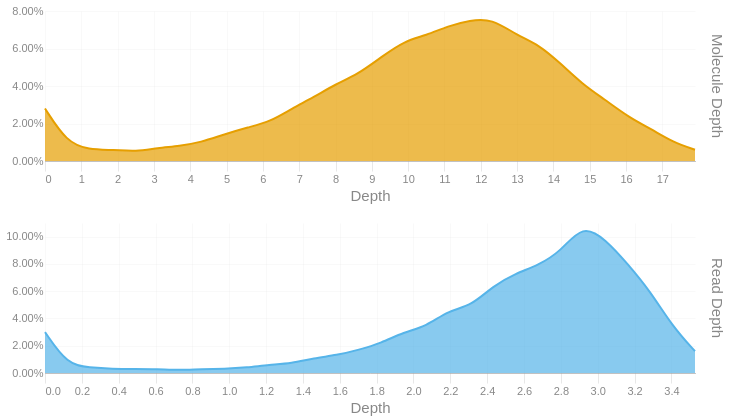

The cell this chart's notebook holds for it:
### Code cell
readdep = depth_hist(tb['Read Depth'], q99, 3)
readdep = readdep.with_columns(pl.lit('Read Depth').alias('Metric'))
if not SKIPLR:
    moldep = depth_hist(tb['Molecule Depth'], mol_q99, 1)
    moldep = moldep.with_columns(pl.lit('Molecule Depth').alias('Metric'))
    _hist = pl.concat([readdep, moldep])
    _hist = _hist.filter(pl.col('Proportion') != 0)
    with SafeRender(_hist):
        (
            alt.Chart(_hist)        
            .mark_area(interpolate = "basis")
            .encode(
                x=alt.X('Bin:Q').scale(domainMin=0).axis(alt.Axis(title='Depth')),
                y = alt.Y('Proportion:Q', title = None).axis(format = '.2%'),
                color = alt.Color('Metric:N').legend(None),
                row = alt.Row("Metric:N").header(title = None, labelOrient = 'right'),
                tooltip = [
                    alt.Tooltip("Metric:N", title = "Metric"),
                    alt.Tooltip('Interval:N', title = "Depth Interval"),
                    alt.Tooltip('Proportion:Q', title = "% Alignments").format('.2%')
                ]
            )
            .resolve_scale(x='independent', y='independent')
            .properties(
                height = 150, width = 650,
                usermeta={'embedOptions': {'downloadFileName': f'{samplename}.depth.hist'}}
            )
        ).display()
else:
    readdep = readdep.filter(pl.col('Proportion') != 0)
    with SafeRender(readdep):
        (
            alt.Chart(readdep)        
            .mark_area(interpolate = "basis")
            .encode(
                x=alt.X('Bin:Q').scale(domainMin=0).axis(alt.Axis(title='Depth')),
                y = alt.Y('Proportion:Q', title = None).axis(format = '.2%'),
                tooltip = [
                    alt.Tooltip('Interval:N', title = "Depth Interval"),
                    alt.Tooltip('Proportion:Q', title = "% Alignments").format('.2%')
                ]
            )
            .properties(
                usermeta={'embedOptions': {'downloadFileName': f'{samplename}.depth.hist'}}
            )
        ).display()

### Figure 1 — Vega-Lite specification as saved in the notebook (floating-point values rounded to 4 significant figures)
{"width": 650, "height": 150, "config": {"title": {"anchor": "start", "dy": -15, "fontSize": 18, "color": "#888888", "subtitleColor": "#888888", "subtitleFontSize": 14}, "arc": {"fill": "#0072B2"}, "axis": {"domainColor": "#888888", "domainWidth": 0.5, "gridWidth": 0.2, "grid": false, "titleFontWeight": 400, "titleFontSize": 15, "labelFontSize": 11, "labelColor": "#888888", "tickColor": "#888888", "tickWidth": 0.2, "titleColor": "#888888"}, "axisBand": {"grid": false}, "axisX": {"grid": true, "tickSize": 10, "domainCap": "round"}, "axisY": {"domain": false, "grid": true, "tickSize": 0, "domainCap": "round"}, "background": "transparent", "header": {"labelFontSize": 15, "labelColor": "#888888", "titleFontSize": 15, "titleFontWeight": 600, "titleColor": "#888888"}, "legend": {"labelFont": "sans-serif", "labelFontSize": 12, "labelColor": "#888888", "symbolSize": 100, "symbolType": "circle", "titleFontSize": 12, "titlePadding": 10, "titleColor": "#888888", "title": null}, "range": {"category": ["#E69F00", "#56B4E9", "#009E73", "#F0E442", "#0072B2", "#D55E00", "#CC79A7", "#000000"], "diverging": ["#cfe8f3", "#a2d4ec", "#73bfe2", "#46abdb", "#1696d2", "#12719e"]}, "area": {"fill": "#0072B2", "fillOpacity": 0.7, "line": true, "strokeOpacity": 0.7}, "line": {"color": "#0072B2", "stroke": "#0072B2", "strokeWidth": 2}, "trail": {"color": "#0072B2", "stroke": "#0072B2", "strokeWidth": 0, "size": 1}, "point": {"filled": true, "fillOpacity": 1.0, "size": 95}, "text": {"color": "#888888", "fontSize": 11, "align": "right", "fontWeight": 400, "size": 11}, "bar": {"fill": "#0072B2", "stroke": null}, "view": {"stroke": null, "continuousWidth": 660, "continuousHeight": 400}}, "data": {"name": "data-9f363bf3a1398ba8f8a793967350b6f6"}, "mark": {"type": "area", "interpolate": "basis"}, "encoding": {"color": {"field": "Metric", "legend": null, "type": "nominal"}, "row": {"field": "Metric", "header": {"title": null, "labelOrient": "right"}, "type": "nominal"}, "tooltip": [{"field": "Metric", "title": "Metric", "type": "nominal"}, {"field": "Interval", "title": "Depth Interval", "type": "nominal"}, {"field": "Proportion", "format": ".2%", "title": "% Alignments", "type": "quantitative"}], "x": {"axis": {"title": "Depth"}, "field": "Bin", "scale": {"domainMin": 0}, "type": "quantitative"}, "y": {"axis": {"format": ".2%"}, "field": "Proportion", "title": null, "type": "quantitative"}}, "resolve": {"scale": {"x": "independent", "y": "independent"}}, "usermeta": {"embedOptions": {"downloadFileName": "S6_LaHave_3611.depth.hist"}}, "$schema": "https://vega.github.io/schema/vega-lite/v6.1.0.json", "datasets": {"data-9f363bf3a1398ba8f8a793967350b6f6": [{"Bin": 0.0, "Interval": "0.0-0.122", "Proportion": 0.03, "Metric": "Read Depth"}, {"Bin": 0.122, "Interval": "0.122-0.243", "Proportion": 0.006, "Metric": "Read Depth"}, {"Bin": 0.243, "Interval": "0.243-0.365", "Proportion": 0.004, "Metric": "Read Depth"}, {"Bin": 0.365, "Interval": "0.365-0.487", "Proportion": 0.003, "Metric": "Read Depth"}, {"Bin": 0.487, "Interval": "0.487-0.608", "Proportion": 0.003, "Metric": "Read Depth"}, {"Bin": 0.608, "Interval": "0.608-0.73", "Proportion": 0.003, "Metric": "Read Depth"}, {"Bin": 0.73, "Interval": "0.73-0.852", "Proportion": 0.002, "Metric": "Read Depth"}, {"Bin": 0.852, "Interval": "0.852-0.973", "Proportion": 0.003, "Metric": "Read Depth"}, {"Bin": 0.973, "Interval": "0.973-1.095", "Proportion": 0.003, "Metric": "Read Depth"}, {"Bin": 1.095, "Interval": "1.095-1.217", "Proportion": 0.004, "Metric": "Read Depth"}, {"Bin": 1.217, "Interval": "1.217-1.338", "Proportion": 0.006, "Metric": "Read Depth"}, {"Bin": 1.338, "Interval": "1.338-1.46", "Proportion": 0.007, "Metric": "Read Depth"}, {"Bin": 1.46, "Interval": "1.46-1.582", "Proportion": 0.011, "Metric": "Read Depth"}, {"Bin": 1.582, "Interval": "1.582-1.703", "Proportion": 0.013, "Metric": "Read Depth"}, {"Bin": 1.703, "Interval": "1.703-1.825", "Proportion": 0.017, "Metric": "Read Depth"}, {"Bin": 1.825, "Interval": "1.825-1.947", "Proportion": 0.022, "Metric": "Read Depth"}, {"Bin": 1.947, "Interval": "1.947-2.068", "Proportion": 0.03, "Metric": "Read Depth"}, {"Bin": 2.068, "Interval": "2.068-2.19", "Proportion": 0.034, "Metric": "Read Depth"}, {"Bin": 2.19, "Interval": "2.19-2.312", "Proportion": 0.046, "Metric": "Read Depth"}, {"Bin": 2.312, "Interval": "2.312-2.433", "Proportion": 0.049, "Metric": "Read Depth"}, {"Bin": 2.433, "Interval": "2.433-2.555", "Proportion": 0.064, "Metric": "Read Depth"}, {"Bin": 2.555, "Interval": "2.555-2.677", "Proportion": 0.073, "Metric": "Read Depth"}, {"Bin": 2.677, "Interval": "2.677-2.798", "Proportion": 0.079, "Metric": "Read Depth"}, {"Bin": 2.798, "Interval": "2.798-2.92", "Proportion": 0.089, "Metric": "Read Depth"}, {"Bin": 2.92, "Interval": "2.92-3.042", "Proportion": 0.109, "Metric": "Read Depth"}, {"Bin": 3.042, "Interval": "3.042-3.163", "Proportion": 0.098, "Metric": "Read Depth"}, {"Bin": 3.163, "Interval": "3.163-3.285", "Proportion": 0.08, "Metric": "Read Depth"}, {"Bin": 3.285, "Interval": "3.285-3.407", "Proportion": 0.06, "Metric": "Read Depth"}, {"Bin": 3.407, "Interval": "3.407-3.528", "Proportion": 0.034, "Metric": "Read Depth"}, {"Bin": 3.528, "Interval": "3.528-3.65", "Proportion": 0.016, "Metric": "Read Depth"}, {"Bin": 0.0, "Interval": "0.0-0.6", "Proportion": 0.028, "Metric": "Molecule Depth"}, {"Bin": 0.6, "Interval": "0.6-1.2", "Proportion": 0.01, "Metric": "Molecule Depth"}, {"Bin": 1.2, "Interval": "1.2-1.9", "Proportion": 0.006, "Metric": "Molecule Depth"}, {"Bin": 1.9, "Interval": "1.9-2.5", "Proportion": 0.006, "Metric": "Molecule Depth"}, {"Bin": 2.5, "Interval": "2.5-3.1", "Proportion": 0.005, "Metric": "Molecule Depth"}, {"Bin": 3.1, "Interval": "3.1-3.7", "Proportion": 0.007, "Metric": "Molecule Depth"}, {"Bin": 3.7, "Interval": "3.7-4.3", "Proportion": 0.008, "Metric": "Molecule Depth"}, {"Bin": 4.3, "Interval": "4.3-4.9", "Proportion": 0.01, "Metric": "Molecule Depth"}, {"Bin": 4.9, "Interval": "4.9-5.6", "Proportion": 0.014, "Metric": "Molecule Depth"}, {"Bin": 5.6, "Interval": "5.6-6.2", "Proportion": 0.018, "Metric": "Molecule Depth"}, {"Bin": 6.2, "Interval": "6.2-6.8", "Proportion": 0.021, "Metric": "Molecule Depth"}, {"Bin": 6.8, "Interval": "6.8-7.4", "Proportion": 0.028, "Metric": "Molecule Depth"}, {"Bin": 7.4, "Interval": "7.4-8.0", "Proportion": 0.034, "Metric": "Molecule Depth"}, {"Bin": 8.0, "Interval": "8.0-8.6", "Proportion": 0.041, "Metric": "Molecule Depth"}, {"Bin": 8.6, "Interval": "8.6-9.3", "Proportion": 0.046, "Metric": "Molecule Depth"}, {"Bin": 9.3, "Interval": "9.3-9.9", "Proportion": 0.056, "Metric": "Molecule Depth"}, {"Bin": 9.9, "Interval": "9.9-10.5", "Proportion": 0.064, "Metric": "Molecule Depth"}, {"Bin": 10.5, "Interval": "10.5-11.1", "Proportion": 0.067, "Metric": "Molecule Depth"}, {"Bin": 11.1, "Interval": "11.1-11.7", "Proportion": 0.072, "Metric": "Molecule Depth"}, {"Bin": 11.7, "Interval": "11.7-12.3", "Proportion": 0.075, "Metric": "Molecule Depth"}, {"Bin": 12.3, "Interval": "12.3-13.0", "Proportion": 0.076, "Metric": "Molecule Depth"}, {"Bin": 13.0, "Interval": "13.0-13.6", "Proportion": 0.067, "Metric": "Molecule Depth"}, {"Bin": 13.6, "Interval": "13.6-14.2", "Proportion": 0.062, "Metric": "Molecule Depth"}, {"Bin": 14.2, "Interval": "14.2-14.8", "Proportion": 0.052, "Metric": "Molecule Depth"}, {"Bin": 14.8, "Interval": "14.8-15.4", "Proportion": 0.041, "Metric": "Molecule Depth"}, {"Bin": 15.4, "Interval": "15.4-16.1", "Proportion": 0.033, "Metric": "Molecule Depth"}, {"Bin": 16.1, "Interval": "16.1-16.7", "Proportion": 0.023, "Metric": "Molecule Depth"}, {"Bin": 16.7, "Interval": "16.7-17.3", "Proportion": 0.017, "Metric": "Molecule Depth"}, {"Bin": 17.3, "Interval": "17.3-17.9", "Proportion": 0.01, "Metric": "Molecule Depth"}, {"Bin": 17.9, "Interval": "17.9-18.52", "Proportion": 0.006, "Metric": "Molecule Depth"}]}}
